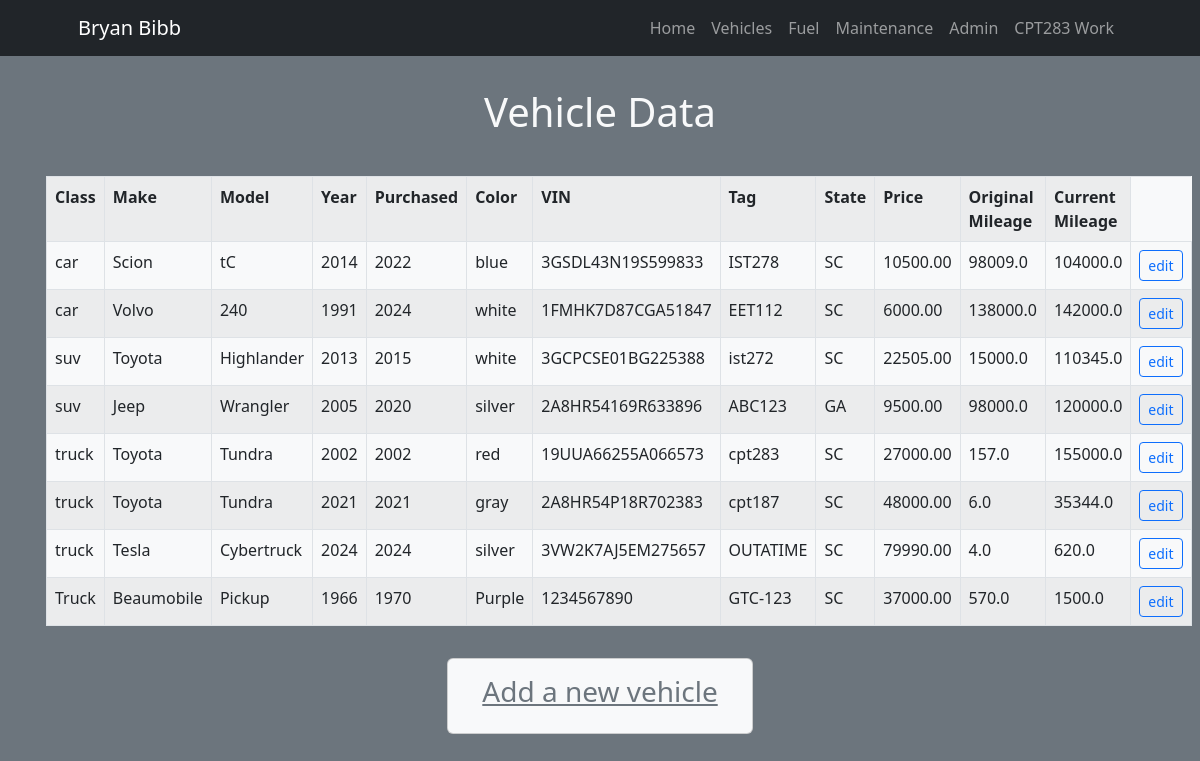
The app's page /deliverables/projectlab2.php with its own data.
### tables this page shows
CREATE TABLE `vehicles` (
  `vehicle_id` int NOT NULL,
  `vehicle_class` varchar(100) NOT NULL,
  `vehicle_model` varchar(100) NOT NULL,
  `vehicle_year` int NOT NULL,
  `vehicle_year_purchased` int NOT NULL,
  `vehicle_color` varchar(50) NOT NULL,
  `vehicle_VIN` varchar(30) DEFAULT NULL,
  `vehicle_license_tag` varchar(100) NOT NULL,
  `vehicle_license_state` varchar(50) NOT NULL,
  `vehicle_purchase_price` decimal(10,2) NOT NULL,
  `vehicle_purchase_mileage` decimal(10,1) NOT NULL,
  `entry_user_ID` int DEFAULT NULL,
  `edit_user_ID` int NOT NULL,
  `vehicle_current_mileage` decimal(10,1) NOT NULL,
  `vehicle_make` varchar(100) NOT NULL,
  `record_status` int DEFAULT NULL,
  `image_file` varchar(50) DEFAULT NULL
);

### deliverables/projectlab2.php (the view, shortened to what this page needs)
<!DOCTYPE html>
<html lang="en">
<head>
    <link rel="stylesheet" href="https://cdn.jsdelivr.net/npm/bootstrap-icons@1.11.3/font/bootstrap-icons.min.css">
    <link href="css/styles.css" rel="stylesheet" />
</head>
<body class="bg-secondary">
<nav class="navbar navbar-expand-lg navbar-dark text-light bg-dark">
    <div class="container px-lg-5">
        <a class="navbar-brand" href="/index.php">Bryan Bibb</a>
        <div class="collapse navbar-collapse" id="navbarSupportedContent">
            <ul class="navbar-nav ms-auto mb-2 mb-lg-0">
                <li class="nav-item"><a class="nav-link" aria-current="page" href="index.php">Home</a></li>
                <li class="nav-item"><a class="nav-link" aria-current="page" href="projectlab2.php">Vehicles</a></li>
                <li class="nav-item"><a class="nav-link" aria-current="page" href="">Fuel</a></li>
                <li class="nav-item"><a class="nav-link" aria-current="page" href="">Maintenance</a></li>
                <li class="nav-item"><a class="nav-link" aria-current="page" href="">Admin</a></li>
                <li class="nav-item"><a class="nav-link" target="_self" href="/index.php">CPT283 Work</a></li>
            </ul>
        </div>
    </div>
</nav>
<?php require('config.php');
    $query = 'SELECT * FROM vehicles ORDER BY vehicle_class';
    $statement = $db->prepare($query);
    $statement->execute();
    $vehicles = $statement->fetchAll();
?>
<div class="card-header py-3 text-center text-light m-5 my-3">
<h1>Vehicle Data</h1>
</div>
<div class="container container-fluid px-lg-3 py-0">
    <table class="table table-striped table-bordered table-responsive bg-light">
    <tr>
        <th>Class</th>
        <th>Make</th>
        <th>Model</th>
        <th>Year</th>
        <th>Purchased</th>
        <th>Color</th>
        <th>VIN</th>
        <th>Tag</th>
        <th>State</th>
        <th>Price</th>
        <th>Original Mileage</th>
        <th>Current Mileage</th>
    </tr>
<?php foreach ($vehicles as $vehicle) : ?>
    <tr>
        <td><?php echo $vehicle['vehicle_class']; ?></td>
        <td><?php echo $vehicle['vehicle_make']; ?></td>
        <td><?php echo $vehicle['vehicle_model']; ?></td>
        <td><?php echo $vehicle['vehicle_year']; ?></td>
        <td><?php echo $vehicle['vehicle_year_purchased']; ?></td>
        <td><?php echo $vehicle['vehicle_color']; ?></td>
        <td><?php echo $vehicle['vehicle_VIN']; ?></td>
        <td><?php echo $vehicle['vehicle_license_tag']; ?></td>
        <td><?php echo $vehicle['vehicle_license_state']; ?></td>
        <td><?php echo $vehicle['vehicle_purchase_price']; ?></td>
        <td><?php echo $vehicle['vehicle_purchase_mileage']; ?></td>
        <td><?php echo $vehicle['vehicle_current_mileage']; ?></td>
        <td>
            <form action="edit_vehicle.php" method="post"
                id="edit_vehicle_form">
            <button type="submit" class="btn btn-outline-primary btn-sm" name="vehicle_VIN"
                    value="<?php echo $vehicle['vehicle_VIN'];?>">edit</button>
            </form>
        </td>
    </tr>
    <?php endforeach; ?>
    </table>
</div>
<div class="row justify-content-center">
<div class="card py-3 text-center bg-light m-5 my-3 col-3">
    <h3><a class="link-secondary" href="projectlab3.php">Add a new vehicle</a></h3>
</div>
</div>
</body>
</html>

### records on screen
vehicles: vehicle_class "car", vehicle_make "Scion", vehicle_model "tC", vehicle_year "2014", vehicle_year_purchased "2022", vehicle_color "blue", vehicle_VIN "3GSDL43N19S599833", vehicle_license_tag "IST278", vehicle_license_state "SC", vehicle_purchase_price "10500.00", vehicle_purchase_mileage "98009.0", vehicle_current_mileage "104000.0"
vehicles: vehicle_class "car", vehicle_make "Volvo", vehicle_model "240", vehicle_year "1991", vehicle_year_purchased "2024", vehicle_color "white", vehicle_VIN "1FMHK7D87CGA51847", vehicle_license_tag "EET112", vehicle_license_state "SC", vehicle_purchase_price "6000.00", vehicle_purchase_mileage "138000.0", vehicle_current_mileage "142000.0"
vehicles: vehicle_class "suv", vehicle_make "Toyota", vehicle_model "Highlander", vehicle_year "2013", vehicle_year_purchased "2015", vehicle_color "white", vehicle_VIN "3GCPCSE01BG225388", vehicle_license_tag "ist272", vehicle_license_state "SC", vehicle_purchase_price "22505.00", vehicle_purchase_mileage "15000.0", vehicle_current_mileage "110345.0"
vehicles: vehicle_class "suv", vehicle_make "Jeep", vehicle_model "Wrangler", vehicle_year "2005", vehicle_year_purchased "2020", vehicle_color "silver", vehicle_VIN "2A8HR54169R633896", vehicle_license_tag "ABC123", vehicle_license_state "GA", vehicle_purchase_price "9500.00", vehicle_purchase_mileage "98000.0", vehicle_current_mileage "120000.0"
vehicles: vehicle_class "truck", vehicle_make "Toyota", vehicle_model "Tundra", vehicle_year "2002", vehicle_year_purchased "2002", vehicle_color "red", vehicle_VIN "19UUA66255A066573", vehicle_license_tag "cpt283", vehicle_license_state "SC", vehicle_purchase_price "27000.00", vehicle_purchase_mileage "157.0", vehicle_current_mileage "155000.0"
vehicles: vehicle_class "truck", vehicle_make "Toyota", vehicle_model "Tundra", vehicle_year "2021", vehicle_year_purchased "2021", vehicle_color "gray", vehicle_VIN "2A8HR54P18R702383", vehicle_license_tag "cpt187", vehicle_license_state "SC", vehicle_purchase_price "48000.00", vehicle_purchase_mileage "6.0", vehicle_current_mileage "35344.0"
vehicles: vehicle_class "truck", vehicle_make "Tesla", vehicle_model "Cybertruck", vehicle_year "2024", vehicle_year_purchased "2024", vehicle_color "silver", vehicle_VIN "3VW2K7AJ5EM275657", vehicle_license_tag "OUTATIME", vehicle_license_state "SC", vehicle_purchase_price "79990.00", vehicle_purchase_mileage "4.0", vehicle_current_mileage "620.0"
vehicles: vehicle_class "Truck", vehicle_make "Beaumobile", vehicle_model "Pickup", vehicle_year "1966", vehicle_year_purchased "1970", vehicle_color "Purple", vehicle_VIN "1234567890", vehicle_license_tag "GTC-123", vehicle_license_state "SC", vehicle_purchase_price "37000.00", vehicle_purchase_mileage "570.0", vehicle_current_mileage "1500.0"
